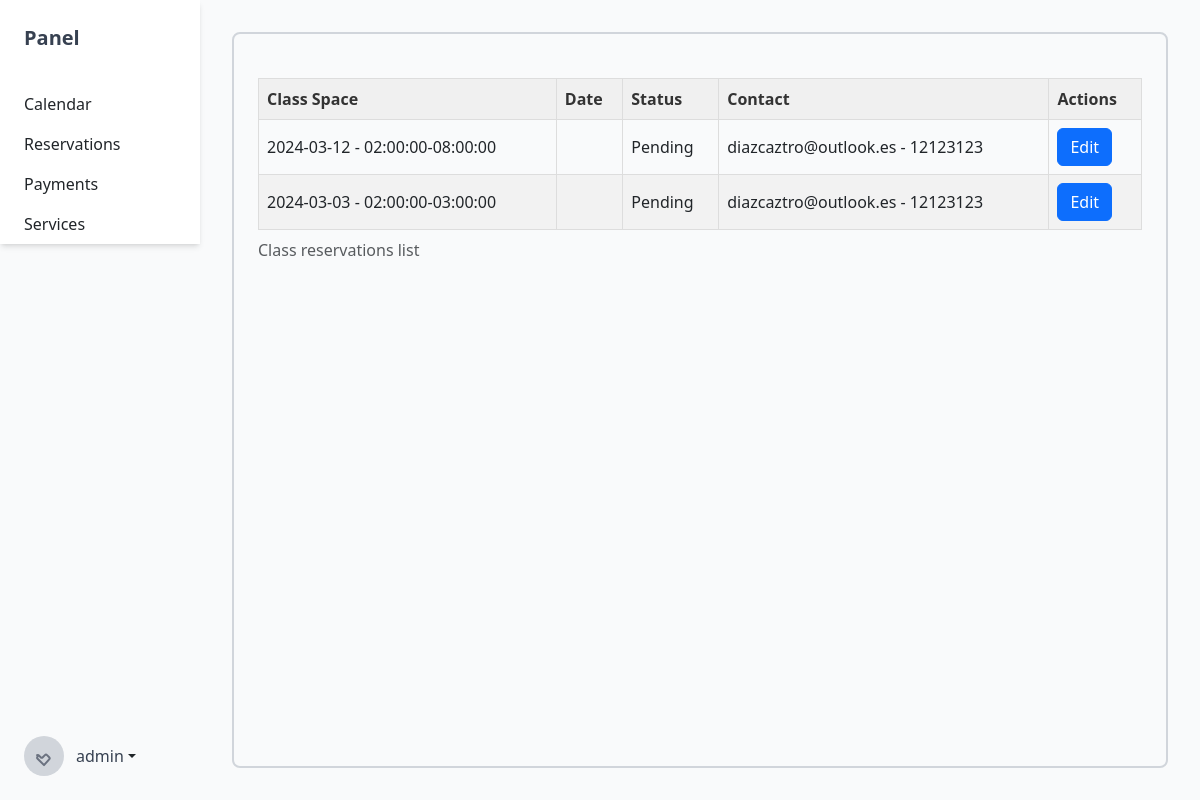
The app's page /panel/reservations/1 (signed in), older data.
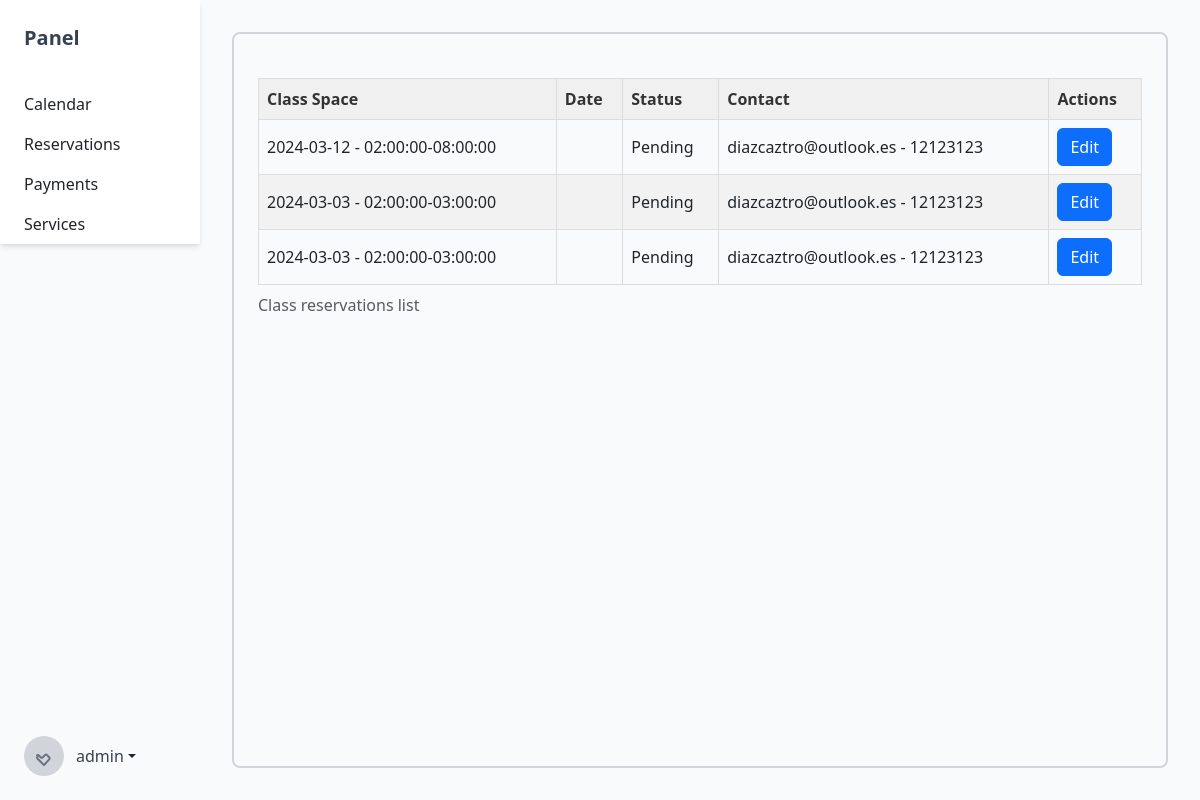
The same page, newer data.
### panel/models.py (models this page shows)
class Reservation(models.Model):
    name = models.CharField(max_length=200)
    email = models.EmailField()
    phone_number = models.CharField(max_length=15)
    service = models.ForeignKey(Service, on_delete=models.CASCADE)
    status = models.CharField(max_length=20, default="Pending")
    class_space = models.ForeignKey(ClassSpaceModel, on_delete=models.CASCADE)
    tickets = models.IntegerField(default=1)
    class Meta:
        app_label = "panel"

class ClassSpaceModel(models.Model):
    SPACE_TYPES = [
        ("ONLINE", "Online"),
        ("OFFLINE", "Offline"),
    ]
    space_type = models.CharField(max_length=7, choices=SPACE_TYPES, default="ONLINE")
    day = models.DateField()
    start_time = models.TimeField()
    end_time = models.TimeField()
    week_cyclic = models.BooleanField(default=False)
    timezone = models.CharField(default="UTC", max_length=30)
    def __str__(self):
        return f"{self.day} - {self.start_time}-{self.end_time}"
    class Meta:
        app_label = "panel"

### panel/views.py (the view)
# urls.py: path("reservations/<int:id>", superuser_required(reservations_panel_view), name="reservations"),
def reservations_panel_view(request,id ):
    reservations = Reservation.objects.all()
    return render(request, "panel/reservations.html", {"reservations": reservations, "service": Service.objects.filter(id=id).first()})

### class_reservation/urls.py (called while the page is built)
def is_superuser(user):
    return user.is_superuser

def superuser_required(view_func):
    return user_passes_test(lambda user: is_superuser(user))(view_func)

### templates/panel/reservations.html (shortened to what this page needs)
{% extends "panel/panel.base.html" %}
{% block content %}
<div class="table-responsive">
    <table class="light-table">
        <caption>
            Class reservations list
        </caption>
        <thead>
            <tr>
                <th>Class Space</th>
                <th>Date</th>
                <th>Status</th>
                <th>Contact</th>
                <th>Actions</th>
            </tr>
        </thead>
        <tbody>
            {% for reservation in reservations %}
                <tr>
                    <td>{{ reservation.class_space }}</td>
                    <td>{{ reservation.date }}</td>
                    <td>{{ reservation.status }}</td>
                    <td>{{ reservation.email }} - {{ reservation.phone_number}}</td>
                    <td>
                        <a href="{% url 'panel:edit_reservation' reservation.id %}" class="btn btn-primary">Edit</a>
                    </td>
                </tr>
            {% endfor %}
        </tbody>
    </table>
</div>
{% endblock %}

Row changes from the older to the newer data that the page shows:
added Reservation: class_space "2024-03-03 - 02:00:00-03:00:00", status "Pending", email "diazcaztro@outlook.es", phone_number "12123123"
